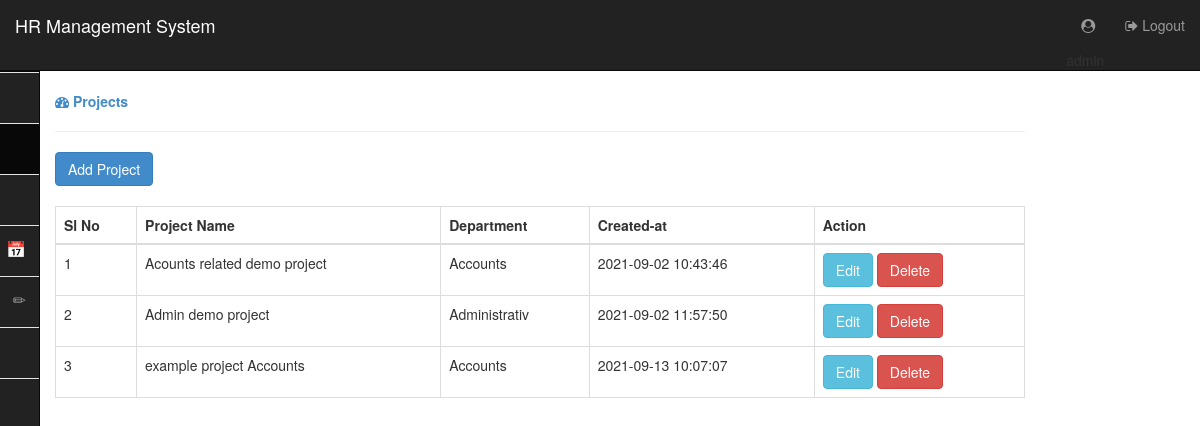
The app's page /admin/projects-index.php (signed in) with its own data.
### tables this page shows
CREATE TABLE `projects` (
  `id` int NOT NULL,
  `project_name` varchar(150) NOT NULL,
  `department` int NOT NULL,
  `status` int NOT NULL DEFAULT '0',
  `created_at` timestamp NOT NULL DEFAULT CURRENT_TIMESTAMP
);

CREATE TABLE `department` (
  `id` int NOT NULL,
  `name` varchar(150) NOT NULL,
  `created_at` timestamp NOT NULL DEFAULT CURRENT_TIMESTAMP
);

### admin/projects-index.php (the view, shortened to what this page needs)
<?php
require_once './header.php';
require_once './sidemenu.php';
require_once './src/database.php';
$sql = "SELECT * FROM projects";
$res = $db->query($sql);
$projects = [];
while ($row = $res->fetch_object()) {
    $projects[] = $row;
}
?>
<div class="col-lg-10 col-md-10 col-sm-12 col-xs-12">
    <a href="#"><strong><span class="fa fa-dashboard"></span> Projects</strong></a>
    <hr>
    <a href="./add-project.php"><button class="btn btn-primary" type="button">Add Project</button></a>
    <br>
    <br>
    <table class="table table-bordered">
        <thead>
            <th>Sl No</th>
            <th>Project Name</th>
            <th>Department</th>
            <th>Created-at</th>
            <th>Action</th>
        </thead>
        <tbody>
            <?php $i = 0;
            foreach ($projects as $p) : ?>
                <tr>
                    <td><?php echo $i + 1 ?></td>
                    <td><?php echo $p->project_name ?></td>
                    <?php $sql = "SELECT name from department WHERE id = '$p->department'";
                        $res = $db->query($sql);
                        $name = $res->fetch_object()->name;
                    ?>
                    <td><?php echo $name ?></td>
                    <td><?php echo $p->created_at ?></td>
                    <td>
                        <a href="./edit-project.php?edit=<?php echo $p->id ?>" class="btn btn-info">Edit</a>
                        <a onclick='return confirm("Are you sure?")' href="<?php echo $_SERVER['PHP_SELF'] ?>?delete=<?php echo $p->id ?>" class="btn btn-danger">Delete</a>
                    </td>
                </tr>
            <?php $i++; endforeach ?>
        </tbody>
    </table>
</div>
<?php require_once './footer.php'; ?>

### admin/res/css/style.css (style rules this page uses)
body { min-height: 100vh; }
body, html { height: 100%; }

### records on screen
projects: project_name "Acounts related demo project", department.name "Accounts", created_at "2021-09-02 10:43:46"
projects: project_name "Admin demo project", department.name "Administrativ", created_at "2021-09-02 11:57:50"
projects: project_name "example project Accounts", department.name "Accounts", created_at "2021-09-13 10:07:07"
